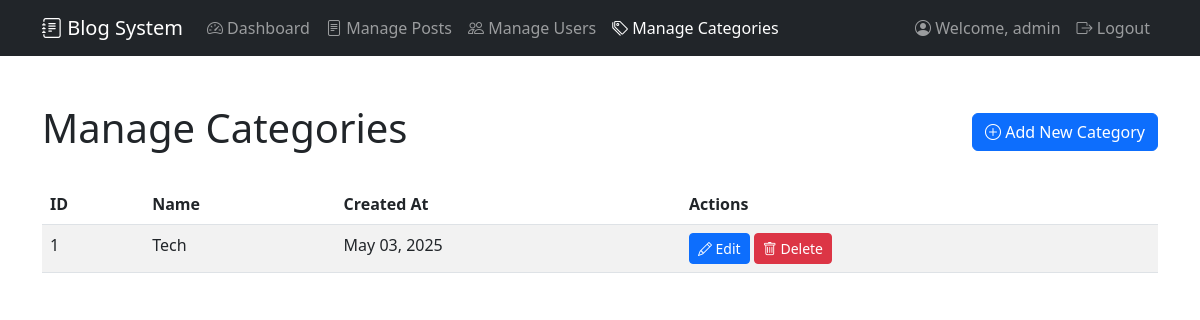
The page /admin/managecategories.php (signed in) on the database its author committed.
### tables this page shows
CREATE TABLE `modulecategory` (
  `modulecategoryid` int(11) NOT NULL,
  `modulecategoryname` varchar(255) NOT NULL,
  `created_at` timestamp NOT NULL DEFAULT current_timestamp(),
  `updated_at` timestamp NOT NULL DEFAULT current_timestamp() ON UPDATE current_timestamp()
);

### admin/managecategories.php (the view, shortened to what this page needs)
<?php
require_once '../includes/DatabaseConnection.php';
try {
    $stmt = $pdo->query("SELECT * FROM modulecategory ORDER BY modulecategoryname");
    $categories = $stmt->fetchAll();
} catch (PDOException $e) {
    error_log("Database error in manage categories: " . $e->getMessage());
    $error_message = "An error occurred while loading categories. Please try again later.";
}
?>
<!DOCTYPE html>
<html lang="en">
<head>
    <link href="https://cdn.jsdelivr.net/npm/bootstrap@5.3.0/dist/css/bootstrap.min.css" rel="stylesheet">
    <link href="https://cdn.jsdelivr.net/npm/bootstrap-icons@1.7.2/font/bootstrap-icons.css" rel="stylesheet">
</head>
<body>
    <?php include '../templates/admin_navigation.php'; ?>
    <div class="container py-5">
        <div class="d-flex justify-content-between align-items-center mb-4">
            <h1>Manage Categories</h1>
            <button type="button" class="btn btn-primary" data-bs-toggle="modal" data-bs-target="#addCategoryModal">
                <i class="bi bi-plus-circle"></i> Add New Category
            </button>
        </div>
        <?php if (empty($categories)): ?>
            <div class="alert alert-info">
                No categories found.
            </div>
        <?php else: ?>
            <div class="table-responsive">
                <table class="table table-striped table-hover">
                    <thead>
                        <tr>
                            <th>ID</th>
                            <th>Name</th>
                            <th>Created At</th>
                            <th>Actions</th>
                        </tr>
                    </thead>
                    <tbody>
                        <?php foreach ($categories as $category): ?>
                            <tr>
                                <td><?php echo $category['modulecategoryid']; ?></td>
                                <td><?php echo htmlspecialchars($category['modulecategoryname']); ?></td>
                                <td><?php echo date('M d, Y', strtotime($category['created_at'])); ?></td>
                                <td>
                                    <button type="button" class="btn btn-primary btn-sm"
                                            data-bs-toggle="modal"
                                            data-bs-target="#editCategoryModal"
                                            data-category-id="<?php echo $category['modulecategoryid']; ?>"
                                            data-category-name="<?php echo htmlspecialchars($category['modulecategoryname']); ?>">
                                        <i class="bi bi-pencil"></i> Edit
                                    </button>
                                    <form action="deletecategory.php" method="post" class="d-inline">
                                        <button type="submit" class="btn btn-danger btn-sm"
                                                onclick="return confirm('Are you sure you want to delete this category?')">
                                            <i class="bi bi-trash"></i> Delete
                                        </button>
                                    </form>
                                </td>
                            </tr>
                        <?php endforeach; ?>
                    </tbody>
                </table>
            </div>
        <?php endif; ?>
    </div>
</body>
</html>

### rows shown on the page
modulecategory: modulecategoryid "1", modulecategoryname "Tech", created_at "May 03, 2025"

### other values the page prints
SITE_NAME "Blog System"
$_SESSION['username'] "admin"
